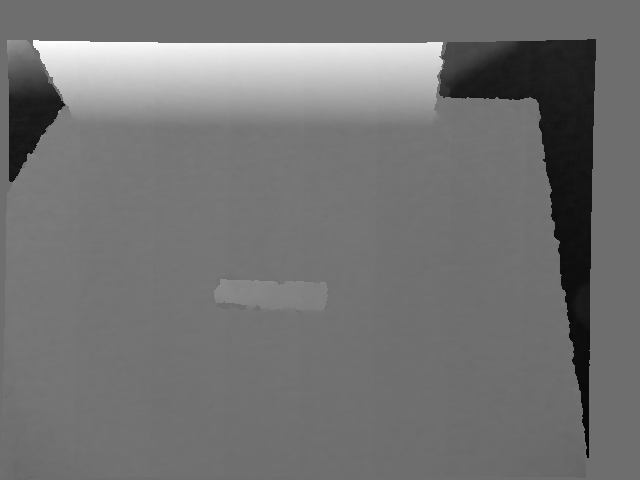
#> input picture HW2/data/01/pcd0101_depth.tiff, 640 x 480 px, given in place of pcd0100_depth.tiff, which was not available
$ jupyter execute --allow-errors Untitled-Copy1.ipynb   (older library calls are emulated)
#> lines starting #> are read from the running program, lines starting #| are printed output that depends on the picture; pictures that were not available may be replaced by others from this repository, and a replacement may not be noted
[cell 1]
import cv2
import struct
import matplotlib.pyplot as plt
import numpy as np
from imageio import imread
from skimage.transform import rotate, resize
from imageio import imwrite

[cell 2]
class Image:
    """
    Wrapper around an image with some convenient functions.
    """

    def __init__(self, img):
        self.img = img

    def __getattr__(self, attr):
        # Pass along any other methods to the underlying ndarray
        return getattr(self.img, attr)

    @classmethod
    def from_file(cls, fname):
        return cls(imread(fname))

    # [98 lines left out: functions copy, crop, cropped, normalise, resize, resized and 5 more, not called in this run]

[cell 3]
class DepthImage(Image):
    def __init__(self, img):
        super().__init__(img)

    # [42 lines left out: function from_pcd, not called in this run]

    @classmethod
    def from_tiff(cls, fname):
        return cls(imread(fname))

    # [39 lines left out: functions inpaint, gradients, normalise, not called in this run]

[cell 4]
import argparse
import glob
import os

import numpy as np
from imageio import imsave

[cell 5]
if __name__ == '__main__':
    path = './data/01/'
    pcds = glob.glob(os.path.join(path, 'pcd[0-9][0-9][0-9][0-9].txt'))  # Matches 'pcdXXXX.txt'
    pcds.sort()

    for pcd in pcds:
        di, rgb_img = DepthImage.from_pcd(pcd, (480, 640))

        # Save depth image
        depth_of_name = pcd.replace('.txt', '_depth.tiff')
        imwrite(depth_of_name, di.img.astype(np.float32))

        # Save RGB image
        rgb_of_name = pcd.replace('.txt', '_rgb.png')
        imwrite(rgb_of_name, rgb_img)

[cell 6]
path = './data/01/'
pcds = glob.glob(os.path.join(path, 'pcd[0-9][0-9][0-9][0-9].txt'))  # Matches 'pcdXXXX.txt'
pcds.sort()
print(pcds)  # Check if the sorting is correct

#> (a cell that did not finish here is left out)

[cell 8]
"""
if __name__ == '__main__':
    path = './data/01/'
    pcds = glob.glob(os.path.join(path, 'pcd[0-9][0-9][0-9][0-9].txt'))  # Matches 'pcdXXXX.txt'
    pcds.sort()
    #print(pcds)  # Check if the sorting is correct
    for pcd in pcds:
        di = DepthImage.from_pcd(pcd, (480, 640))
        di.inpaint()

        of_name = pcd.replace('.txt', 'd.tiff')
        #print(of_name)
        imsave(of_name, di.img.astype(np.float32))
        """

[cell 9]
file_path = "./data/01/pcd0100_depth.tiff"
if os.path.exists(file_path):
    print("File exists!")
else:
    print("File not found.")

[cell 10]
import tifffile

#file_path = "your_file.tiff"

try:
    with tifffile.TiffFile(file_path) as tif:
        print(tif.pages)  # Number of pages
        print("Image shape:", tif.pages[0].shape)  # Shape of first page
        print("Data type:", tif.pages[0].dtype)  # Data type
        print("Compression:", tif.pages[0].compression)  # Compression method
except Exception as e:
    print("Error:", e)

[cell 11]
from PIL import Image

#file_path = "your_file.tiff"

try:
    image = Image.open(file_path)
#> image is the input picture: PIL image 640x480 F; min -0.16, max 0.21, mean 0.0072
    image.verify()  # This checks if the file is corrupt
    image.show()
    print("TIFF file is valid!")
except Exception as e:
    print("Error:", e)

#> (a cell that did not finish here is left out)

[cell 13]
import matplotlib.pyplot as plt

# Ensure it's a 4-channel image
#> (the rest of this cell did not finish here and is left out)

[cell 14]
import cv2
import matplotlib.pyplot as plt

original = cv2.imread("./data/01/pcd0100r.png")
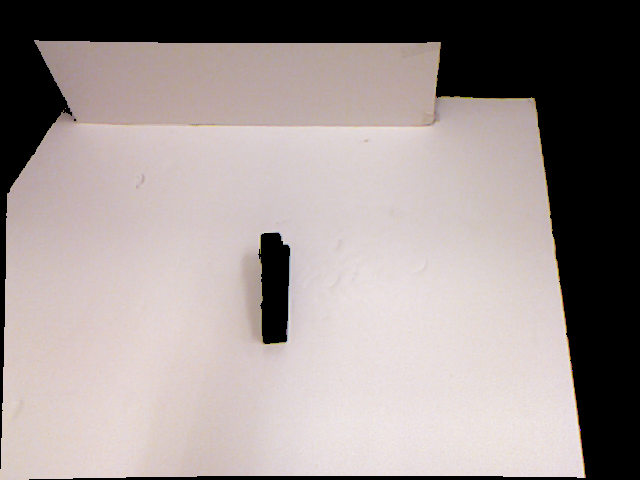
#> input picture HW2/data/01/pcd0102_rgb.png, 640 x 480 px, given in place of pcd0100r.png, which was not available
#> original is the input picture: shape (480, 640, 3); mean B, G, R 145, 146.6, 156.6
rgb = cv2.imread("./data/01/pcd0100_rgb.png")
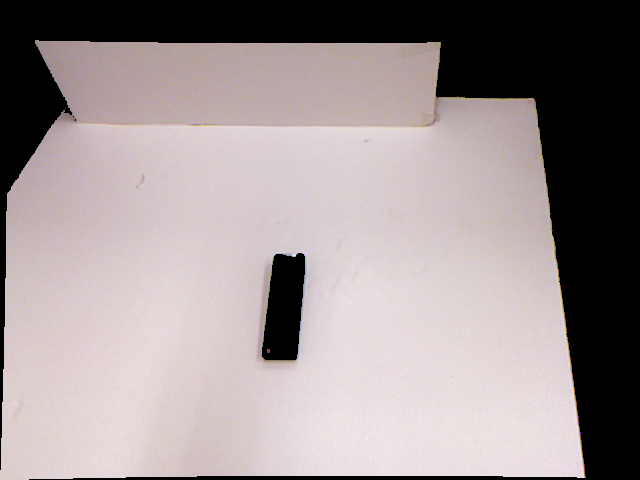
#> input picture HW2/data/01/pcd0100_rgb.png, 640 x 480 px
#> rgb is the input picture: shape (480, 640, 3); mean B, G, R 146.8, 146.2, 156.4
depth = cv2.imread("./data/01/pcd0100_depth.tiff", cv2.IMREAD_UNCHANGED)

plt.figure(figsize=(15, 5))
plt.subplot(1, 3, 1)
plt.imshow(cv2.cvtColor(original, cv2.COLOR_BGR2RGB))
plt.title("Original Image")

plt.subplot(1, 3, 2)
plt.imshow(cv2.cvtColor(rgb, cv2.COLOR_BGR2RGB))
plt.title("RGB Image")

plt.subplot(1, 3, 3)
plt.imshow(depth, cmap='gray')
plt.colorbar()
plt.title("Depth Image")

plt.show()
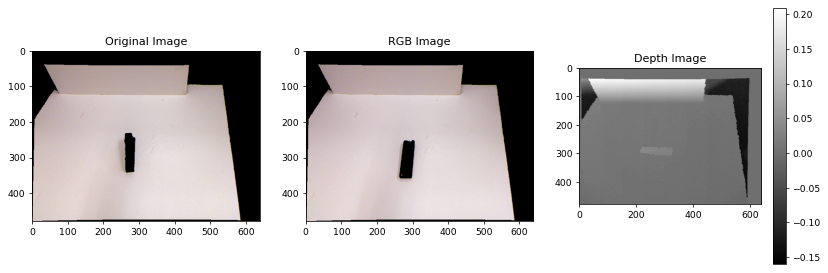
#> figure drawn by matplotlib, 4 panels
